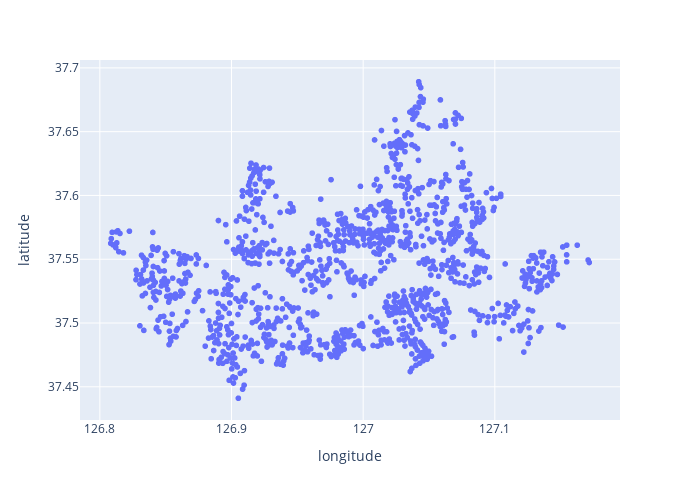

The notebook cell this image was saved under:
### Code cell
fig = px.scatter(cafe_sales_202102, 
                 x="longitude", 
                 y="latitude",
                width=700, height=500)
fig.show()

### Figure 1 — Plotly figure (JSON) as saved in the notebook; plotly's stock layout.template omitted (floating-point values rounded to 4 significant figures; data arrays with more than 128 entries replaced by an {"elided": "..."} marker saying what was removed)
{"data": [{"hovertemplate": "longitude=%{x}<br>latitude=%{y}<extra></extra>", "legendgroup": "", "marker": {"color": "#636efa", "symbol": "circle"}, "mode": "markers", "name": "", "showlegend": false, "type": "scattergl", "x": {"elided": "1168 float values"}, "xaxis": "x", "y": {"elided": "1168 float values"}, "yaxis": "y"}], "layout": {"height": 500, "legend": {"tracegroupgap": 0}, "margin": {"t": 60}, "width": 700, "xaxis": {"anchor": "y", "domain": [0, 1], "title": {"text": "longitude"}}, "yaxis": {"anchor": "x", "domain": [0, 1], "title": {"text": "latitude"}}}}
